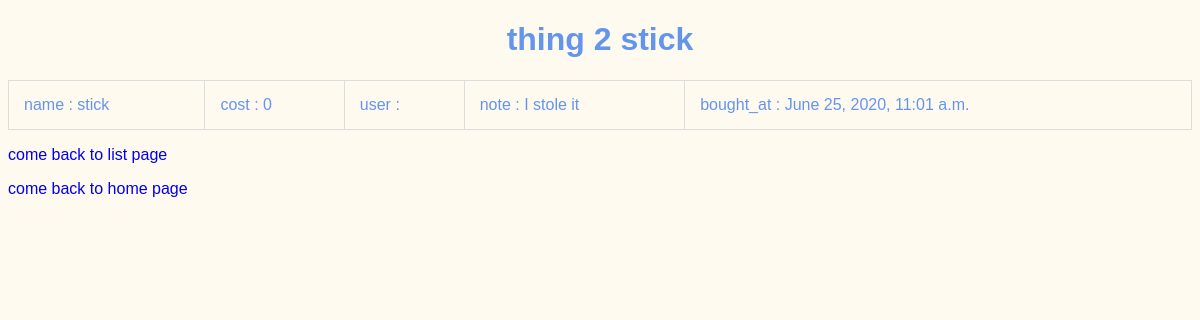
Screenshot of /update/2 with the database file from the repository.
### things/models.py (models this page shows, shortened)
class Thing(models.Model):
    name = models.CharField(max_length=200)
    cost = models.IntegerField()
    user = get_user_model()
    note = models.CharField(max_length=256)
    bought_at = models.DateTimeField(auto_now=False, auto_now_add=False)

### things/views.py (the view)
# urls.py: path('update/<int:id>',update, name="update"),
def update(request, id):
    T= get_object_or_404(Thing, pk=id)
    return render(request,"thing/update.html",
                    {"T": T} )

### things/templates/thing/update.html (shortened to what this page needs)
{% extends "base.html" %}
{% block content %}
<center> <h1> thing {{T.pk}} {{T.name}}</h1></center>
<table>
    <tr>
        <td>name : {{T.name}}</td>
        <td>cost : {{T.cost}}</td>
        <td>user : {{T.user}}</td>
        <td>note : {{T.note}}</td>
        <td>bought_at : {{T.bought_at}}</td>
    </tr>
</table>
<p> <a href="{% url 'list' %}">come back to list page</a></p>
<p><a href="{% url 'index' %}">come back to home page</a></p>
{% endblock %}

### things/static/thing/style.css (style rules this page uses)
body { font-family: sans-serif; color: cornflowerblue; background-color: floralwhite; }
a { text-decoration: none; }
table, td, th { border: 1px solid #ddd; text-align: left; }
table { border-collapse: collapse; width: 100%; }
th, td { padding: 15px; }

### rows the page displays
Thing: pk "2", name "stick", cost "0", note "I stole it", bought_at "June 25, 2020, 11:01 a.m."
